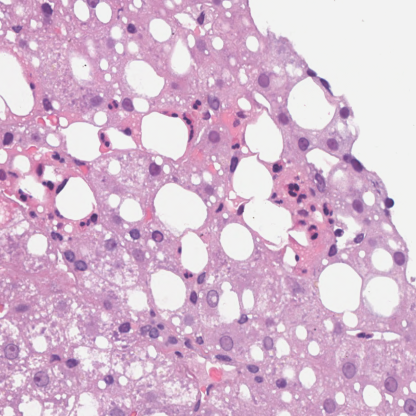
#> input picture 1001340_72.png, 416 x 416 px, found by its file name
$ jupyter execute --allow-errors Group_AS11_Mockup.ipynb
#> lines starting #> are read from the running program, lines starting #| are printed output that depends on the picture; long printed decimals are rounded
# 📚 *Medical Image Processing*
## 🧠 **Liver Segmentation Challenge**
### 🖥️ Testing Script

---

### 👩‍🔬 **Authors**
- **Danna Barrientos — s335116**
- **Sofía Escobar — s336895**
- **Felipe Medina — s335131**
- **Matteo Canal — s345814**

---

1. Connection with Drive

[cell 1]
# Mount Google Drive to access project files.
from google.colab import drive
drive.mount('/content/drive')

2. Install useful libraries and paths

[cell 2]
# ============================================================
#  STANDARD LIBRARIES
# ============================================================
import os
import json
from datetime import datetime
import shutil

# ============================================================
#  NUMERICAL AND SCIENTIFIC COMPUTING
# ============================================================
import numpy as np
import pandas as pd
from scipy import ndimage as ndi
from scipy.spatial.distance import cdist

# ============================================================
#  IMAGE PROCESSING AND COMPUTER VISION
# ============================================================
import cv2
from PIL import Image
from skimage import morphology, measure, segmentation

# ============================================================
#  DATA VISUALIZATION
# ============================================================
import matplotlib.pyplot as plt

# ============================================================
#  DEEP LEARNING (PyTorch & Torchvision)
# ============================================================
import torch
import torch.nn as nn
import torch.nn.functional as F
from torchvision import transforms

# ============================================================
#  UTILITIES
# ============================================================
from tqdm import tqdm

[cell 3]
# =========================
#  Configuration & Path Setup (FINAL TEST INFERENCE)
# =========================

# ---- Project root (Google Drive) ----
PROJECT_ROOT = "/content/drive/MyDrive/Challenge_Liver_MIP/Group_AS11_Challenge_Liver"

# ---- Professor-provided TEST dataset ----
test_base_path   = os.path.join(PROJECT_ROOT, "test")
test_images_dir  = os.path.join(test_base_path, "image")  # adjust if needed

# ---- Final model folder (ALREADY EXISTS) ----
# Put here the EXACT existing folder that already contains:
#   - best_model.pt
#   - best_threshold.txt
#   - training_params.json
FINAL_MODEL_DIR = os.path.join(PROJECT_ROOT, "FINAL_MODEL")

best_model_path = os.path.join(FINAL_MODEL_DIR, "best_model.pt")
thr_file        = os.path.join(FINAL_MODEL_DIR, "best_threshold.txt")
params_path     = os.path.join(FINAL_MODEL_DIR, "training_params.json")

# ---- Outputs (inside the existing model folder) ----
output_masks_dir = os.path.join(FINAL_MODEL_DIR, "mask")
results_dir      = FINAL_MODEL_DIR
os.makedirs(output_masks_dir, exist_ok=True)  # safe: creates only /mask if missing

# =========================
#  Compatibility Variables (KEEP for downstream code)
# =========================
RUN_ID          = os.path.basename(FINAL_MODEL_DIR)
base_path_pre   = test_base_path
checkpoint_root = os.path.join(base_path_pre, "checkpoints")  # kept for compatibility
run_dir         = FINAL_MODEL_DIR

# =========================
#  Hardware Device Configuration
# =========================
#> (the rest of this cell did not finish here and is left out)

3. Preprocessing

[cell 4]
# =========================
# PREPROCESSING CONFIG (FINAL TEST ONLY)
# =========================

# Input: professor test set
INPUT_TEST_DIR = test_images_dir  # comes from your path setup block

# Output: inside the EXISTING model folder (so nothing "new" is invented)
# This creates a processed test folder you can feed into inference.
OUTPUT_TEST_DIR = os.path.join(PROJECT_ROOT, "test_preprocessed", "image")
os.makedirs(OUTPUT_TEST_DIR, exist_ok=True)

# (Optional) keep a "dataset-like" base for downstream compatibility, if needed
# base_path_pre can remain the raw test_base_path from your setup.
test_images_dir_pre = OUTPUT_TEST_DIR  # useful if later code expects a dir to read from

# Target image (representative, tissue-rich) to compute the TARGET stain space.
# IMPORTANT: this MUST exist. Best practice: keep a fixed target from your training set,
# or store a chosen target image inside your model folder for reproducibility.
TARGET_IMG_PATH = "/content/drive/MyDrive/Challenge_Liver_MIP/Group_AS11_Challenge_Liver/1001340_72.png"

# Softness: 0 -> original, 1 -> full Macenko
ALPHA_BLEND = 0.2

# Macenko parameters (safe)
OD_EPS = 1e-6
BETA = 0.15
ALPHA = 1.0
OD_CLIP = 2.5
C_CLIP = 5.0
BACKGROUND_V = 245

# =========================
# HELPERS
# =========================
def is_image_file(fname):
    f = fname.lower()
    return f.endswith((".png", ".jpg", ".jpeg", ".tif", ".tiff", ".bmp"))

def rgb2od(I):
    I = I.astype(np.float32)
    I = np.clip(I, 1.0, 255.0)
    return -np.log((I + 1.0) / 256.0)

def od2rgb(OD):
    I = (np.exp(-OD) * 256.0) - 1.0
    return np.clip(I, 0, 255).astype(np.uint8)

def tissue_mask(img_rgb):
    hsv = cv2.cvtColor(img_rgb, cv2.COLOR_RGB2HSV)
    v = hsv[:, :, 2]
    mask = (v < BACKGROUND_V).astype(np.uint8)

    k = cv2.getStructuringElement(cv2.MORPH_ELLIPSE, (5, 5))
    mask = cv2.morphologyEx(mask, cv2.MORPH_OPEN, k, iterations=1)
    mask = cv2.morphologyEx(mask, cv2.MORPH_CLOSE, k, iterations=2)
    return mask

def get_stain_matrix_macenko(img_rgb):
    OD = rgb2od(img_rgb)
    OD = np.clip(OD, 0, OD_CLIP)

    m = tissue_mask(img_rgb)
    OD_tissue = OD[m == 1].reshape(-1, 3)

    keep = np.linalg.norm(OD_tissue, axis=1) > BETA
    OD_tissue = OD_tissue[keep]
    if OD_tissue.shape[0] < 50:
        return None

    cov = np.cov(OD_tissue.T)
    eigvals, eigvecs = np.linalg.eigh(cov)
    V = eigvecs[:, np.argsort(eigvals)[::-1]]

    proj = OD_tissue @ V[:, :2]
    angles = np.arctan2(proj[:, 1], proj[:, 0])

    min_a = np.percentile(angles, ALPHA)
    max_a = np.percentile(angles, 100 - ALPHA)

    v1 = V[:, :2] @ np.array([np.cos(min_a), np.sin(min_a)])
    v2 = V[:, :2] @ np.array([np.cos(max_a), np.sin(max_a)])

    if v1[0] < v2[0]:
        W = np.stack([v2, v1], axis=1)
    else:
        W = np.stack([v1, v2], axis=1)

    W = W / (np.linalg.norm(W, axis=0, keepdims=True) + 1e-8)
    return W

def get_concentrations(OD, W):
    pinv = np.linalg.pinv(W)
    C = OD @ pinv.T
    C = np.clip(C, 0, C_CLIP)
    return C

def macenko_soft_normalize(img_rgb, W_src, W_tgt, Ctgt_ref):
    OD = rgb2od(img_rgb)
    OD = np.clip(OD, 0, OD_CLIP)

    H, W = img_rgb.shape[:2]
    OD_flat = OD.reshape(-1, 3)

    C_src = get_concentrations(OD_flat, W_src)

    p = 99
    src_p = np.percentile(C_src, p, axis=0) + 1e-6
    tgt_p = Ctgt_ref + 1e-6
    scale = tgt_p / src_p

    C_adj = C_src * scale[None, :]
    C_adj = np.clip(C_adj, 0, C_CLIP)

    OD_rec = (C_adj @ W_tgt.T).reshape(H, W, 3)
    rgb_rec = od2rgb(OD_rec)

    out = (1 - ALPHA_BLEND) * img_rgb.astype(np.float32) + ALPHA_BLEND * rgb_rec.astype(np.float32)
    return np.clip(out, 0, 255).astype(np.uint8)

# =========================
# PREPARE TARGET (fixed reference)
# =========================
assert os.path.exists(TARGET_IMG_PATH), f"❌ Target image not found: {TARGET_IMG_PATH}"
bgr = cv2.imread(TARGET_IMG_PATH)
#> bgr is the input picture: shape (416, 416, 3); mean B, G, R 208.7, 184.4, 214.7
rgb_tgt = cv2.cvtColor(bgr, cv2.COLOR_BGR2RGB)

W_tgt = get_stain_matrix_macenko(rgb_tgt)
#> in rgb2od, `return -np.log((I + 1.0) / 256.0)`:
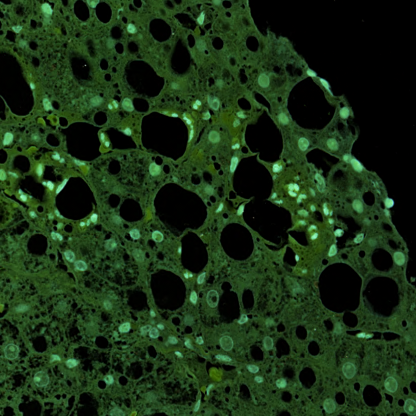
#> returned value: shape (416, 416, 3) float32; mean of channels 0, 1, 2 0.18, 0.353, 0.208; drawn with min black and max white
#> in tissue_mask, `hsv = cv2.cvtColor(img_rgb, cv2.COLOR_RGB2HSV)`: hsv: shape (416, 416, 3); mean H, S, V 123.5, 39.8, 215.5
#> in tissue_mask, `v = hsv[:, :, 2]`:
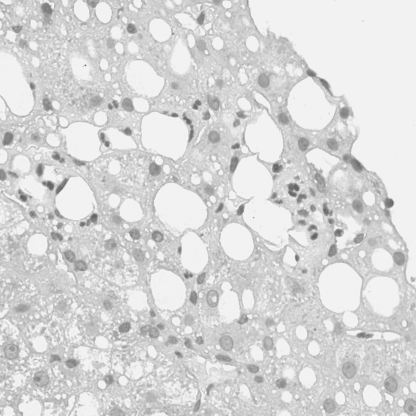
#> v: shape (416, 416); min 91, max 242, mean 215.5
#> in tissue_mask, `mask = (v < BACKGROUND_V).astype(np.uint8)`: mask: shape (416, 416); every value is 1
#> in get_stain_matrix_macenko, `cov = np.cov(OD_tissue.T)`: cov = [[0.0171, 0.0238, 0.0122], [0.0238, 0.0387, 0.0199], [0.0122, 0.0199, 0.0107]]
#> in get_stain_matrix_macenko, `eigvals, eigvecs = np.linalg.eigh(cov)`: eigvals = [0.000338, 0.00199, 0.0642]; eigvecs = [[0.0514, -0.868, -0.493], [-0.485, 0.41, -0.772], [0.873, 0.279, -0.4]]
#> in get_stain_matrix_macenko, `V = eigvecs[:, np.argsort(eigvals)[::-1]]`: V = [[-0.493, -0.868, 0.0514], [-0.772, 0.41, -0.485], [-0.4, 0.279, 0.873]]
#> in get_stain_matrix_macenko, `proj = OD_tissue @ V[:, :2]`: proj = 121325 pairs, first value -2.25 to -0.143, second value -0.46 to 0.345
#> in get_stain_matrix_macenko, `min_a = np.percentile(angles, ALPHA)`: min_a = -3.13
#> in get_stain_matrix_macenko, `max_a = np.percentile(angles, 100 - ALPHA)`: max_a = 3.13
#> in get_stain_matrix_macenko, `v1 = V[:, :2] @ np.array([np.cos(min_a), np.sin(min_a)])`: v1 = [0.503, 0.768, 0.397]
#> in get_stain_matrix_macenko, `v2 = V[:, :2] @ np.array([np.cos(max_a), np.sin(max_a)])`: v2 = [0.485, 0.776, 0.403]
#> in get_stain_matrix_macenko, `W = np.stack([v1, v2], axis=1)`: W = [[0.503, 0.485], [0.768, 0.776], [0.397, 0.403]]
#> W_tgt = [[0.503, 0.485], [0.768, 0.776], [0.397, 0.403]]
assert W_tgt is not None, "❌ Could not estimate stain matrix for target. Pick another target."

OD_tgt = np.clip(rgb2od(rgb_tgt), 0, OD_CLIP).reshape(-1, 3)
C_tgt = get_concentrations(OD_tgt, W_tgt)
#> in get_concentrations, `pinv = np.linalg.pinv(W)`: pinv = [[40.78, -18.8, -12.85], [-40.29, 19.58, 13.25]]
#> in get_concentrations, `C = OD @ pinv.T`: C = 173056 pairs, first value -15.76 to 22.14, second value -20.65 to 16.51
#> in get_concentrations, `C = np.clip(C, 0, C_CLIP)`: C = 173056 pairs, first value 0 to 5, second value 0 to 5
#> C_tgt has the same summary as C in get_concentrations
Ctgt_ref = np.percentile(C_tgt, 99, axis=0)
#> Ctgt_ref = [1.79, 5]

print("✅ Target stain matrix W_tgt:\n", W_tgt)
#| ✅ Target stain matrix W_tgt:
#|  [[0.5034 0.4848]
#|  [0.7675 0.7763 ]
#|  [0.3968 0.4028]]
print("✅ Target concentration ref (p99):", Ctgt_ref)
#| ✅ Target concentration ref (p99): [1.791 5.        ]
print("✅ ALPHA_BLEND (softness):", ALPHA_BLEND)

# =========================
# MAIN (TEST ONLY)
# =========================
assert os.path.exists(INPUT_TEST_DIR), f"❌ Missing professor test dir: {INPUT_TEST_DIR}"
files = [f for f in os.listdir(INPUT_TEST_DIR) if is_image_file(f)]
assert len(files) > 0, f"❌ No images found in: {INPUT_TEST_DIR}"

print(f"\n=== FINAL TEST PREPROCESSING ===")
print(f"Input : {INPUT_TEST_DIR}")
print(f"Output: {OUTPUT_TEST_DIR}")
print(f"Processing {len(files)} test images...")

for fname in tqdm(sorted(files), ncols=80):
    in_path  = os.path.join(INPUT_TEST_DIR, fname)
    out_path = os.path.join(OUTPUT_TEST_DIR, fname)

    bgr = cv2.imread(in_path)
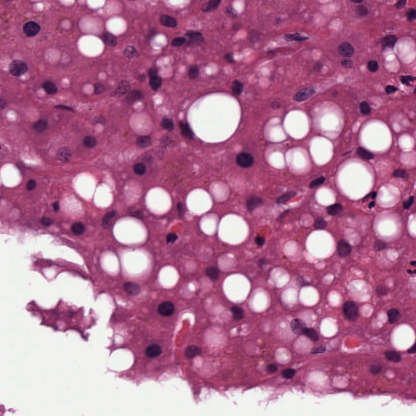
#> input picture test/image/1004122_72.png, 416 x 416 px, found by its file name
#> bgr is the input picture: shape (416, 416, 3); mean B, G, R 147.1, 112.6, 176.5
    if bgr is None:
        continue
    rgb = cv2.cvtColor(bgr, cv2.COLOR_BGR2RGB)

    W_src = get_stain_matrix_macenko(rgb)
#> in rgb2od (call 3), `return -np.log((I + 1.0) / 256.0)`:
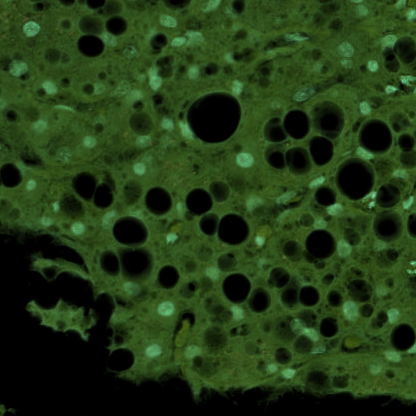
#> returned value: shape (416, 416, 3) float32; mean of channels 0, 1, 2 0.401, 0.994, 0.61; drawn with min black and max white
#> in get_stain_matrix_macenko (call 2), `OD = np.clip(OD, 0, OD_CLIP)`:
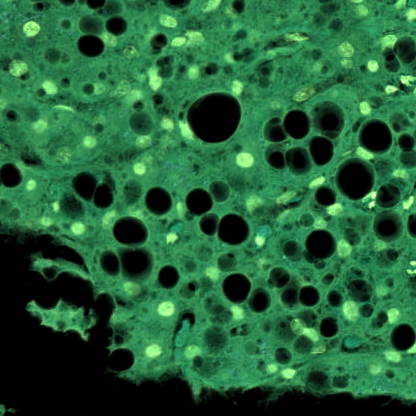
#> OD: shape (416, 416, 3) float32; mean R, G, B 0.401, 0.993, 0.61; drawn with min black and max white
#> in tissue_mask (call 2), `hsv = cv2.cvtColor(img_rgb, cv2.COLOR_RGB2HSV)`: hsv: shape (416, 416, 3); mean H, S, V 142.9, 106.5, 177.2
#> in tissue_mask (call 2), `v = hsv[:, :, 2]`:
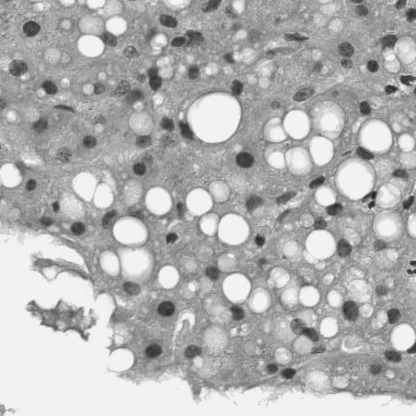
#> v: shape (416, 416); min 25, max 242, mean 177.2
#> in get_stain_matrix_macenko (call 2), `cov = np.cov(OD_tissue.T)`: cov = [[0.0638, 0.101, 0.054], [0.101, 0.198, 0.112], [0.054, 0.112, 0.0701]]
#> in get_stain_matrix_macenko (call 2), `eigvals, eigvecs = np.linalg.eigh(cov)`: eigvals = [0.00327, 0.0134, 0.315]; eigvecs = [[0.352, -0.84, -0.414], [-0.598, 0.139, -0.79], [0.72, 0.525, -0.453]]
#> in get_stain_matrix_macenko (call 2), `V = eigvecs[:, np.argsort(eigvals)[::-1]]`: V = [[-0.414, -0.84, 0.352], [-0.79, 0.139, -0.598], [-0.453, 0.525, 0.72]]
#> in get_stain_matrix_macenko (call 2), `proj = OD_tissue @ V[:, :2]`: proj = 142016 pairs, first value -3.98 to -0.122, second value -1.07 to 0.671
#> in get_stain_matrix_macenko (call 2), `v1 = V[:, :2] @ np.array([np.cos(min_a), np.sin(min_a)])`: v1 = [0.421, 0.788, 0.449]
#> in get_stain_matrix_macenko (call 2), `v2 = V[:, :2] @ np.array([np.cos(max_a), np.sin(max_a)])`: v2 = [0.408, 0.791, 0.457]
#> in get_stain_matrix_macenko (call 2), `W = np.stack([v1, v2], axis=1)`: W = [[0.421, 0.408], [0.788, 0.791], [0.449, 0.457]]
#> W_src = [[0.421, 0.408], [0.788, 0.791], [0.449, 0.457]]
    if W_src is None:
        rgb_out = rgb  # safe fallback
    else:
        rgb_out = macenko_soft_normalize(rgb, W_src, W_tgt, Ctgt_ref)
#> in macenko_soft_normalize, `C_src = get_concentrations(OD_flat, W_src)`: C_src has the same summary as C in get_concentrations
#> in macenko_soft_normalize, `src_p = np.percentile(C_src, p, axis=0) + 1e-6`: src_p = [5, 5]
#> in macenko_soft_normalize, `tgt_p = Ctgt_ref + 1e-6`: tgt_p = [1.79, 5]
#> in macenko_soft_normalize, `scale = tgt_p / src_p`: scale = [0.358, 1]
#> in macenko_soft_normalize, `C_adj = C_src * scale[None, :]`: C_adj = 173056 pairs, first value 0 to 1.79, second value 0 to 5
#> in macenko_soft_normalize, `OD_rec = (C_adj @ W_tgt.T).reshape(H, W, 3)`:
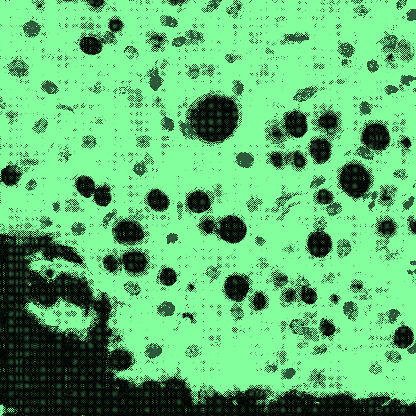
#> OD_rec: shape (416, 416, 3) float64; mean of channels 0, 1, 2 1.81, 2.89, 1.5; drawn with min black and max white
#> in od2rgb, `I = (np.exp(-OD) * 256.0) - 1.0`:
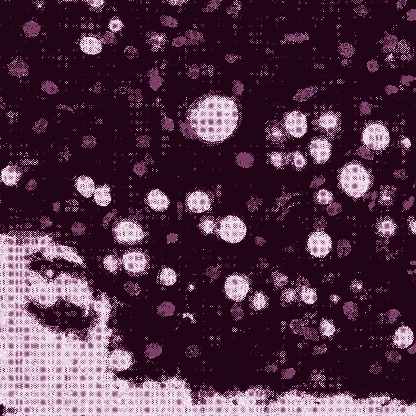
#> I: shape (416, 416, 3) float64; mean of channels 0, 1, 2 68, 47.4, 79.7; drawn as B, G, R
#> in macenko_soft_normalize, `out = (1 - ALPHA_BLEND) * img_rgb.astype(np.float32) + ALPHA_BLEND * r..`:
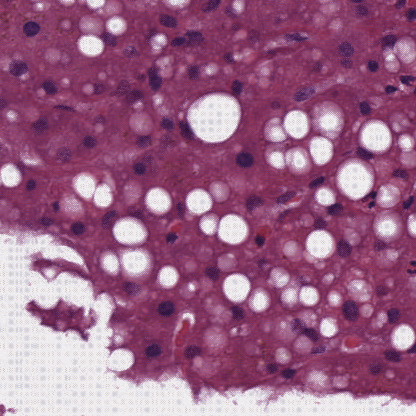
#> out: shape (416, 416, 3) float32; mean R, G, B 154.7, 99.5, 133.5
#> in macenko_soft_normalize, `return np.clip(out, 0, 255).astype(np.uint8)`:
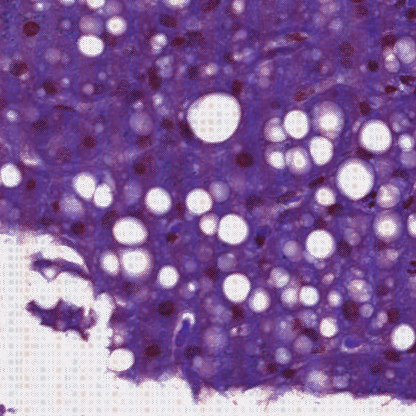
#> returned value: shape (416, 416, 3); mean of channels 0, 1, 2 154.3, 99.1, 133.1; drawn as B, G, R

    cv2.imwrite(out_path, cv2.cvtColor(rgb_out, cv2.COLOR_RGB2BGR))

print("\n✅ DONE. Preprocessed test set saved at:")
print(OUTPUT_TEST_DIR)

# =========================
# DOWNSTREAM HOOK (important)
# =========================
# If your inference code reads from "test_images_dir", redirect it here:
test_images_dir = OUTPUT_TEST_DIR

4. Model definition

[cell 5]
import torch
import torch.nn as nn
import torch.nn.functional as F

class DoubleConv(nn.Module):
    # [12 lines left out: function __init__, not called in this run]

    def forward(self, x):
        return self.block(x)


class UNet(nn.Module):
    def __init__(self, in_channels=3, out_channels=1, init_filters=32, depth=3, bilinear=True):
        super().__init__()
        self.depth = depth
        self.pool = nn.MaxPool2d(2)

        # names must match: down.*, up.*, bottleneck.*, out_conv.*
        self.down = nn.ModuleList()

        filters = init_filters
        c_in = in_channels
        for _ in range(depth):
            self.down.append(DoubleConv(c_in, filters))
            c_in = filters
            filters *= 2

        self.bottleneck = DoubleConv(c_in, filters)

        self.up = nn.ModuleList()
        for _ in range(depth):
            filters //= 2
            if bilinear:
                # checkpoint missing "up.0.up.1.bias" -> make this conv bias=False too
                up_layer = nn.Sequential(
                    nn.Upsample(scale_factor=2, mode="bilinear", align_corners=True),
                    nn.Conv2d(filters * 2, filters, kernel_size=1, bias=False),
                )
            else:
                up_layer = nn.ConvTranspose2d(filters * 2, filters, kernel_size=2, stride=2)

            self.up.append(nn.ModuleDict({
                "up": up_layer,
                "conv": DoubleConv(filters * 2, filters),
            }))

        # checkpoint uses out_conv, not out
        self.out_conv = nn.Conv2d(init_filters, out_channels, kernel_size=1, bias=True)

    # [20 lines left out: function forward, not called in this run]

5. Load checkpoint

[cell 6]
# [107 lines left out: function load_model_from_checkpoint, not called in this run]

[cell 7]
# =========================
#  Load FINAL model + threshold (FINAL TEST INFERENCE)
# =========================

# Use the existing final model folder (already created)
checkpoint_dir = FINAL_MODEL_DIR  # or run_dir (both point to the same)

assert os.path.exists(checkpoint_dir), f"Missing checkpoint_dir: {checkpoint_dir}"

# -------------------------
# Load run configuration parameters
# -------------------------
# Prefer the explicit params_path from your setup block.
candidate_configs = []
if "params_path" in globals():
    candidate_configs.append(params_path)

# Common fallbacks (in case the filename differs)
candidate_configs += [
    os.path.join(checkpoint_dir, "training_params.json"),
    os.path.join(checkpoint_dir, "run_config.json"),
    os.path.join(checkpoint_dir, "training_config.json"),
    os.path.join(checkpoint_dir, "config.json"),
]

config_path = next((p for p in candidate_configs if os.path.exists(p)), None)
assert config_path is not None, f"No config json found. Tried: {candidate_configs}"

with open(config_path, "r") as f:
#> (reads FINAL_MODEL/training_params.json from the repository)
    params = json.load(f)

# Extract input image size from configuration (robust)
input_size = params.get("input_size", params.get("img_size", (512, 512)))
if isinstance(input_size, int):
    input_size = (input_size, input_size)
input_size = tuple(input_size)

# -------------------------
# Initialize model
# -------------------------
#> (the rest of this cell did not finish here and is left out)
